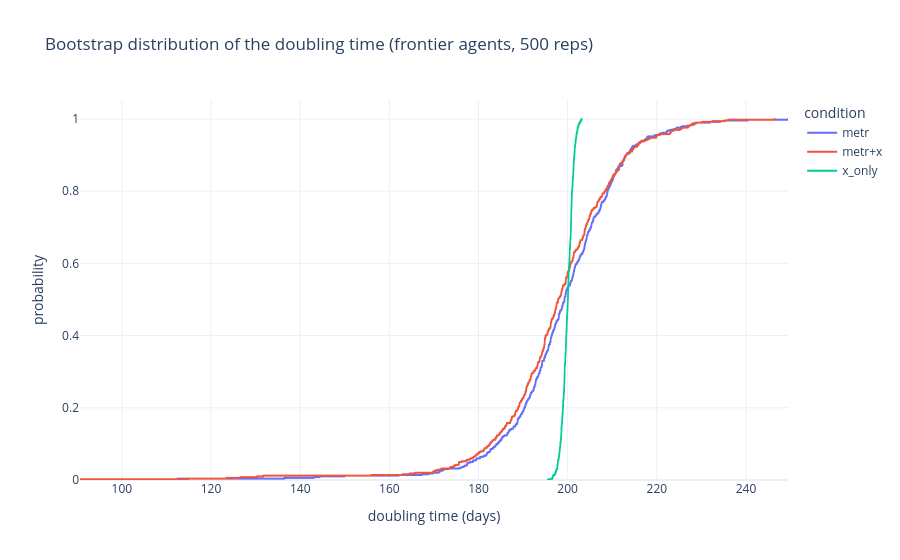

Notebook cell for this chart:
### Markdown cell above
### Floor result: doubling time

### Code cell
nonparam_doubling_by_replicate = doubling_time_summary(
    nonparam_p50_by_replicate_by_condition, f"xboot_nonparam_doubling_times{SUFFIX}.csv"
)
fig = px.ecdf(
    nonparam_doubling_by_replicate.melt(
        var_name="condition", value_name="doubling_days"
    ),
    x="doubling_days", color="condition",
    title=f"Bootstrap distribution of the doubling time (frontier agents, {N_BOOT} reps)",
    labels={"doubling_days": "doubling time (days)"},
)
fig.write_image(FIGURES / f"xboot_nonparam_doubling_time{SUFFIX}.png",
                width=800, height=450, scale=2)
show(fig)

### Figure 1 — Plotly figure (JSON) as saved in the notebook; plotly's stock layout.template omitted (floating-point values rounded to 4 significant figures; data arrays with more than 128 entries replaced by an {"elided": "..."} marker saying what was removed)
{"data": [{"hovertemplate": "condition=metr<br>doubling time (days)=%{x}<br>probability=%{y}<extra></extra>", "legendgroup": "metr", "line": {"dash": "solid", "shape": "hv"}, "marker": {"color": "#636efa", "symbol": "circle"}, "mode": "lines", "name": "metr", "showlegend": true, "type": "scattergl", "x": {"elided": "500 float values"}, "xaxis": "x", "y": {"elided": "500 float values"}, "yaxis": "y"}, {"hovertemplate": "condition=metr+x<br>doubling time (days)=%{x}<br>probability=%{y}<extra></extra>", "legendgroup": "metr+x", "line": {"dash": "solid", "shape": "hv"}, "marker": {"color": "#EF553B", "symbol": "circle"}, "mode": "lines", "name": "metr+x", "showlegend": true, "type": "scattergl", "x": {"elided": "500 float values"}, "xaxis": "x", "y": {"elided": "500 float values"}, "yaxis": "y"}, {"hovertemplate": "condition=x_only<br>doubling time (days)=%{x}<br>probability=%{y}<extra></extra>", "legendgroup": "x_only", "line": {"dash": "solid", "shape": "hv"}, "marker": {"color": "#00cc96", "symbol": "circle"}, "mode": "lines", "name": "x_only", "showlegend": true, "type": "scattergl", "x": {"elided": "500 float values"}, "xaxis": "x", "y": {"elided": "500 float values"}, "yaxis": "y"}], "layout": {"legend": {"title": {"text": "condition"}, "tracegroupgap": 0}, "title": {"text": "Bootstrap distribution of the doubling time (frontier agents, 500 reps)"}, "xaxis": {"anchor": "y", "domain": [0.0, 1.0], "title": {"text": "doubling time (days)"}}, "yaxis": {"anchor": "x", "domain": [0.0, 1.0], "rangemode": "tozero", "title": {"text": "probability"}}}}
